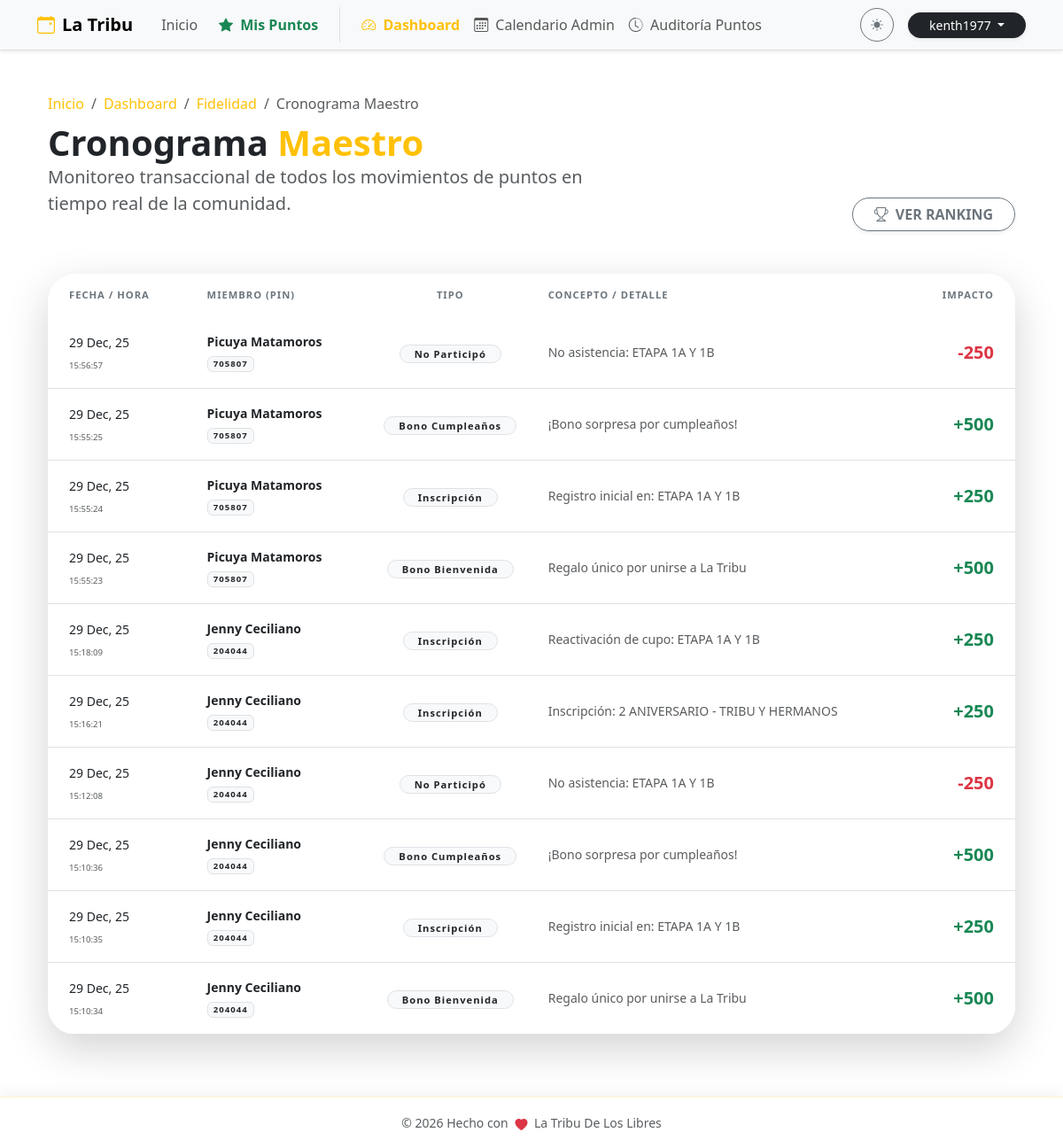
The page /admin/puntos/cronograma-total (signed in) on the database as committed earlier.
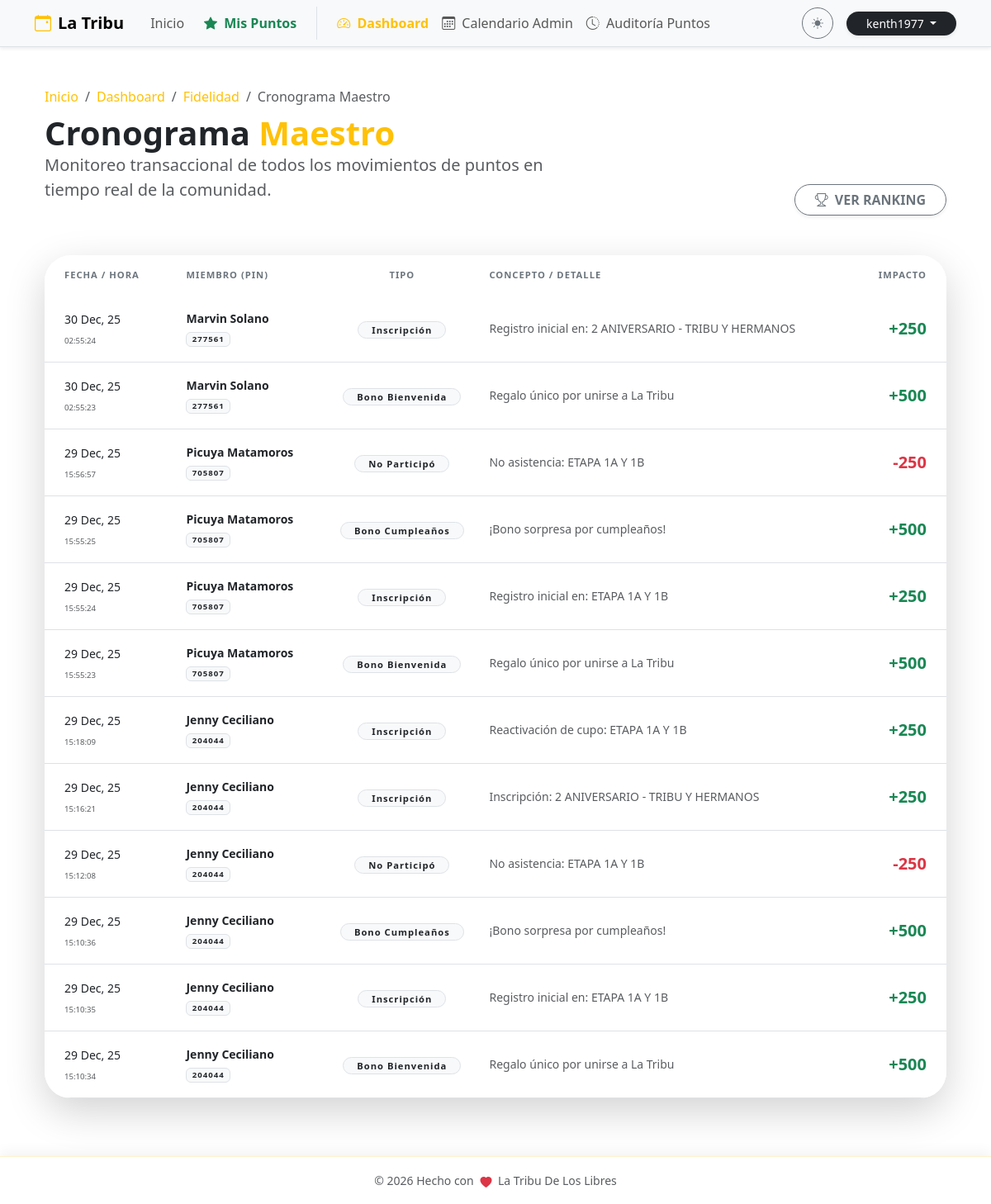
The same page on the database as committed later.
### db.py (models this page shows, shortened)
class PointLog(db.Model):
    __tablename__ = 'point_log'
    id = db.Column(db.Integer, primary_key=True)
    member_id = db.Column(db.Integer, db.ForeignKey('member.id'), nullable=False)
    transaction_type = db.Column(db.String(50), nullable=False)
    description = db.Column(db.String(200))
    amount = db.Column(db.Integer, nullable=False)
    created_at = db.Column(db.DateTime, default=datetime.utcnow)
    booking_id = db.Column(db.Integer, db.ForeignKey('booking.id'), nullable=True)
    is_penalized = db.Column(db.Boolean, default=False)  # Si el movimiento fue penalizado
    penalty_reason = db.Column(db.String(200), nullable=True)  # Razón de la penalización

class Member(db.Model):
    __tablename__ = 'member'
    id = db.Column(db.Integer, primary_key=True)
    pin = db.Column(db.String(10), unique=True, nullable=False)
    nombre = db.Column(db.String(100), nullable=False)
    apellido1 = db.Column(db.String(100), nullable=False)
    apellido2 = db.Column(db.String(100))
    telefono = db.Column(db.String(20))
    birth_date = db.Column(db.Date)
    puntos_totales = db.Column(db.Integer, default=0)
    ultimo_regalo_bday = db.Column(db.Integer, default=0)
    bookings = db.relationship('Booking', backref='member', lazy=True, cascade="all, delete-orphan")
    point_logs = db.relationship('PointLog', backref='member', lazy=True, cascade="all, delete-orphan")

### puntos.py (the view)
@puntos_bp.route('/admin/puntos/cronograma-total')
@login_required
def cronograma_total():
    if not current_user.is_superuser: abort(403)
    try:
        all_logs = PointLog.query.order_by(PointLog.created_at.desc()).limit(100).all()
        ui_logs = []
        for log in all_logs:
            impacto_color = "text-success" if log.amount > 0 else "text-danger"
            if log.transaction_type == 'Ajuste Manual': impacto_color = "text-warning"
            ui_logs.append({
                'member': f"{log.member.nombre} {log.member.apellido1}",
                'pin': log.member.pin,
                'tipo': log.transaction_type,
                'detalle': log.description,
                'fecha': log.created_at,
                'monto': log.amount,
                'color': impacto_color
            })
        return render_template('puntos.html', logs=ui_logs, is_global_schedule=True)
    except Exception as e:
        flash('No se pudo cargar el cronograma maestro.', 'danger')
        return redirect(url_for('main.dashboard'))

### app.py (called while the page is built)
@login_manager.user_loader
def load_user(user_id):
    try:
        return User.query.get(int(user_id))
    except (TypeError, ValueError, Exception):
        return None

### templates/puntos.html (shortened to what the changed rows need)
{% extends "base.html" %}
{% block content %}
<div class="container py-4">
    <div class="row mb-5 align-items-end animate__animated animate__fadeIn">
        <div class="col-md-7">
            <h1 class="display-6 fw-bold mb-0">
                {% if is_global_schedule %}
                    Cronograma <span class="text-warning">Maestro</span>
                {% elif selected_member %}
                    Estado de Cuenta: <span class="text-warning">{{ selected_member.nombre }}</span>
                {% else %}
                    Portal de <span class="text-warning">Fidelidad</span>
                {% endif %}
            </h1>
        </div>
    </div>
    {% if is_global_schedule %}
    <div class="card border-0 shadow-lg rounded-5 overflow-hidden animate__animated animate__fadeIn">
        <div class="card-body p-0">
            <div class="table-responsive">
                <table class="table table-hover align-middle mb-0">
                    <thead class="bg-body-tertiary">
                        <tr>
                            <th class="border-0 px-4 py-3 text-secondary x-small fw-bold text-uppercase">Fecha / Hora</th>
                            <th class="border-0 py-3 text-secondary x-small fw-bold text-uppercase">Miembro (PIN)</th>
                            <th class="border-0 py-3 text-secondary x-small fw-bold text-uppercase text-center">Tipo</th>
                            <th class="border-0 py-3 text-secondary x-small fw-bold text-uppercase">Concepto / Detalle</th>
                            <th class="border-0 py-3 text-secondary x-small fw-bold text-uppercase text-end pe-4">Impacto</th>
                        </tr>
                    </thead>
                    <tbody>
                        {% if logs %}
                            {% for log in logs %}
                            <tr class="animate__animated animate__fadeIn" style="animation-delay: {{ loop.index0 * 0.05 }}s">
                                <td class="px-4 py-3">
                                    <span class="fw-medium small text-body">{{ log.fecha.strftime('%d %b, %y') }}</span><br>
                                    <small class="text-muted" style="font-size: 0.6rem;">{{ log.fecha.strftime('%H:%M:%S') }}</small>
                                </td>
                                <td>
                                    <div class="fw-bold text-body small">{{ log.member }}</div>
                                    <span class="badge bg-light text-dark border x-small" style="font-size: 0.6rem;">{{ log.pin }}</span>
                                </td>
                                <td class="text-center">
                                    <span class="badge bg-light text-dark border px-3 py-1 rounded-pill x-small fw-bold">{{ log.tipo }}</span>
                                </td>
                                <td class="small text-muted">{{ log.detalle }}</td>
                                <td class="text-end pe-4">
                                    <span class="fw-bold fs-5 {{ log.color }}">
                                        {% if log.monto > 0 %}+{% endif %}{{ log.monto }}
                                    </span>
                                </td>
                            </tr>
                            {% endfor %}
                        {% endif %}
                    </tbody>
                </table>
            </div>
        </div>
    </div>
    {% endif %}
</div>
{% endblock %}

Rows that differ between the two databases and show on the page:
added PointLog: fecha "30 Dec, 25", fecha "02:55:24", tipo "Inscripción", detalle "Registro inicial en: 2 ANIVERSARIO - TRIBU Y HERMANOS"
added Member: pin "277561" "277561"
added PointLog: fecha "30 Dec, 25", fecha "02:55:23", tipo "Bono Bienvenida", detalle "Regalo único por unirse a La Tribu", monto "500"
Other text that changed with them:
new list line: "Marvin Solano + 250"
new list line: "Marvin Solano +"
